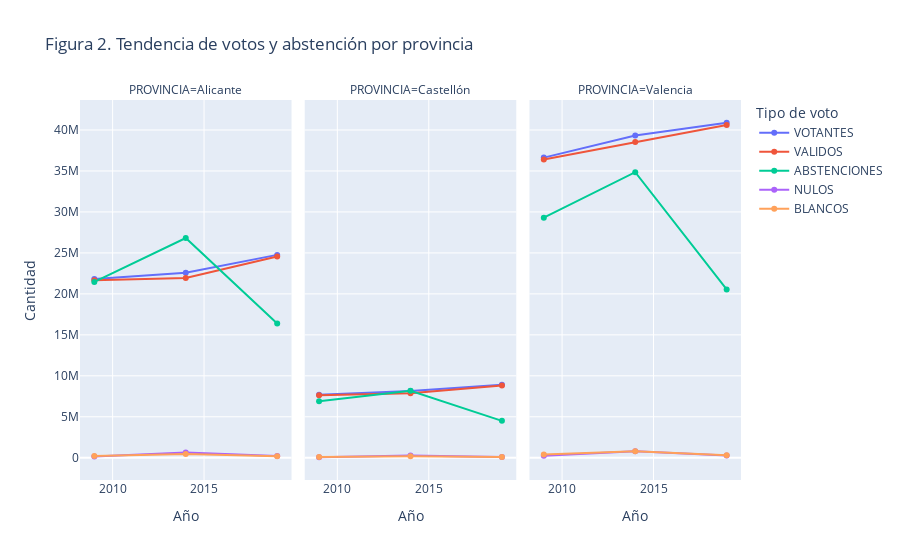

Notebook code cell kept with this figure:
### Code cell
# Gráfico de líneas con facetas por provincia
fig2 = px.line(stats_provincia_pivot, x="Año", y=["VOTANTES", "VALIDOS", "ABSTENCIONES", "NULOS", "BLANCOS"],
               facet_col="PROVINCIA", title="Figura 2. Tendencia de votos y abstención por provincia",
               labels={"value": "Cantidad", "variable": "Tipo de voto"},
               markers=True)
fig2.write_image("graficos/tendencia_votos_por_provincia.png")
fig2.show()

### Figure 1 — Plotly figure (JSON) as saved in the notebook; plotly's stock layout.template omitted (floating-point values rounded to 4 significant figures)
{"data": [{"hovertemplate": "Tipo de voto=VOTANTES<br>PROVINCIA=Alicante<br>Año=%{x}<br>Cantidad=%{y}<extra></extra>", "legendgroup": "VOTANTES", "line": {"color": "#636efa", "dash": "solid"}, "marker": {"symbol": "circle"}, "mode": "lines+markers", "name": "VOTANTES", "orientation": "v", "showlegend": true, "type": "scatter", "x": [2009, 2014, 2019], "xaxis": "x", "y": [21804370, 22575033, 24758624], "yaxis": "y"}, {"hovertemplate": "Tipo de voto=VOTANTES<br>PROVINCIA=Castellón<br>Año=%{x}<br>Cantidad=%{y}<extra></extra>", "legendgroup": "VOTANTES", "line": {"color": "#636efa", "dash": "solid"}, "marker": {"symbol": "circle"}, "mode": "lines+markers", "name": "VOTANTES", "orientation": "v", "showlegend": false, "type": "scatter", "x": [2009, 2014, 2019], "xaxis": "x2", "y": [7681975, 8151663, 8911360], "yaxis": "y2"}, {"hovertemplate": "Tipo de voto=VOTANTES<br>PROVINCIA=Valencia<br>Año=%{x}<br>Cantidad=%{y}<extra></extra>", "legendgroup": "VOTANTES", "line": {"color": "#636efa", "dash": "solid"}, "marker": {"symbol": "circle"}, "mode": "lines+markers", "name": "VOTANTES", "orientation": "v", "showlegend": false, "type": "scatter", "x": [2009, 2014, 2019], "xaxis": "x3", "y": [36630055, 39322920, 40884320], "yaxis": "y3"}, {"hovertemplate": "Tipo de voto=VALIDOS<br>PROVINCIA=Alicante<br>Año=%{x}<br>Cantidad=%{y}<extra></extra>", "legendgroup": "VALIDOS", "line": {"color": "#EF553B", "dash": "solid"}, "marker": {"symbol": "circle"}, "mode": "lines+markers", "name": "VALIDOS", "orientation": "v", "showlegend": true, "type": "scatter", "x": [2009, 2014, 2019], "xaxis": "x", "y": [21665420, 21932469, 24554528], "yaxis": "y"}, {"hovertemplate": "Tipo de voto=VALIDOS<br>PROVINCIA=Castellón<br>Año=%{x}<br>Cantidad=%{y}<extra></extra>", "legendgroup": "VALIDOS", "line": {"color": "#EF553B", "dash": "solid"}, "marker": {"symbol": "circle"}, "mode": "lines+markers", "name": "VALIDOS", "orientation": "v", "showlegend": false, "type": "scatter", "x": [2009, 2014, 2019], "xaxis": "x2", "y": [7622475, 7869849, 8821088], "yaxis": "y2"}, {"hovertemplate": "Tipo de voto=VALIDOS<br>PROVINCIA=Valencia<br>Año=%{x}<br>Cantidad=%{y}<extra></extra>", "legendgroup": "VALIDOS", "line": {"color": "#EF553B", "dash": "solid"}, "marker": {"symbol": "circle"}, "mode": "lines+markers", "name": "VALIDOS", "orientation": "v", "showlegend": false, "type": "scatter", "x": [2009, 2014, 2019], "xaxis": "x3", "y": [36391810, 38525565, 40611136], "yaxis": "y3"}, {"hovertemplate": "Tipo de voto=ABSTENCIONES<br>PROVINCIA=Alicante<br>Año=%{x}<br>Cantidad=%{y}<extra></extra>", "legendgroup": "ABSTENCIONES", "line": {"color": "#00cc96", "dash": "solid"}, "marker": {"symbol": "circle"}, "mode": "lines+markers", "name": "ABSTENCIONES", "orientation": "v", "showlegend": true, "type": "scatter", "x": [2009, 2014, 2019], "xaxis": "x", "y": [21460565, 26819325, 16390048], "yaxis": "y"}, {"hovertemplate": "Tipo de voto=ABSTENCIONES<br>PROVINCIA=Castellón<br>Año=%{x}<br>Cantidad=%{y}<extra></extra>", "legendgroup": "ABSTENCIONES", "line": {"color": "#00cc96", "dash": "solid"}, "marker": {"symbol": "circle"}, "mode": "lines+markers", "name": "ABSTENCIONES", "orientation": "v", "showlegend": false, "type": "scatter", "x": [2009, 2014, 2019], "xaxis": "x2", "y": [6894195, 8175609, 4501248], "yaxis": "y2"}, {"hovertemplate": "Tipo de voto=ABSTENCIONES<br>PROVINCIA=Valencia<br>Año=%{x}<br>Cantidad=%{y}<extra></extra>", "legendgroup": "ABSTENCIONES", "line": {"color": "#00cc96", "dash": "solid"}, "marker": {"symbol": "circle"}, "mode": "lines+markers", "name": "ABSTENCIONES", "orientation": "v", "showlegend": false, "type": "scatter", "x": [2009, 2014, 2019], "xaxis": "x3", "y": [29296505, 34847046, 20536832], "yaxis": "y3"}, {"hovertemplate": "Tipo de voto=NULOS<br>PROVINCIA=Alicante<br>Año=%{x}<br>Cantidad=%{y}<extra></extra>", "legendgroup": "NULOS", "line": {"color": "#ab63fa", "dash": "solid"}, "marker": {"symbol": "circle"}, "mode": "lines+markers", "name": "NULOS", "orientation": "v", "showlegend": true, "type": "scatter", "x": [2009, 2014, 2019], "xaxis": "x", "y": [138950, 642564, 204096], "yaxis": "y"}, {"hovertemplate": "Tipo de voto=NULOS<br>PROVINCIA=Castellón<br>Año=%{x}<br>Cantidad=%{y}<extra></extra>", "legendgroup": "NULOS", "line": {"color": "#ab63fa", "dash": "solid"}, "marker": {"symbol": "circle"}, "mode": "lines+markers", "name": "NULOS", "orientation": "v", "showlegend": false, "type": "scatter", "x": [2009, 2014, 2019], "xaxis": "x2", "y": [59500, 281814, 90272], "yaxis": "y2"}, {"hovertemplate": "Tipo de voto=NULOS<br>PROVINCIA=Valencia<br>Año=%{x}<br>Cantidad=%{y}<extra></extra>", "legendgroup": "NULOS", "line": {"color": "#ab63fa", "dash": "solid"}, "marker": {"symbol": "circle"}, "mode": "lines+markers", "name": "NULOS", "orientation": "v", "showlegend": false, "type": "scatter", "x": [2009, 2014, 2019], "xaxis": "x3", "y": [238245, 797355, 273184], "yaxis": "y3"}, {"hovertemplate": "Tipo de voto=BLANCOS<br>PROVINCIA=Alicante<br>Año=%{x}<br>Cantidad=%{y}<extra></extra>", "legendgroup": "BLANCOS", "line": {"color": "#FFA15A", "dash": "solid"}, "marker": {"symbol": "circle"}, "mode": "lines+markers", "name": "BLANCOS", "orientation": "v", "showlegend": true, "type": "scatter", "x": [2009, 2014, 2019], "xaxis": "x", "y": [226765, 443625, 190752], "yaxis": "y"}, {"hovertemplate": "Tipo de voto=BLANCOS<br>PROVINCIA=Castellón<br>Año=%{x}<br>Cantidad=%{y}<extra></extra>", "legendgroup": "BLANCOS", "line": {"color": "#FFA15A", "dash": "solid"}, "marker": {"symbol": "circle"}, "mode": "lines+markers", "name": "BLANCOS", "orientation": "v", "showlegend": false, "type": "scatter", "x": [2009, 2014, 2019], "xaxis": "x2", "y": [98525, 182988, 87616], "yaxis": "y2"}, {"hovertemplate": "Tipo de voto=BLANCOS<br>PROVINCIA=Valencia<br>Año=%{x}<br>Cantidad=%{y}<extra></extra>", "legendgroup": "BLANCOS", "line": {"color": "#FFA15A", "dash": "solid"}, "marker": {"symbol": "circle"}, "mode": "lines+markers", "name": "BLANCOS", "orientation": "v", "showlegend": false, "type": "scatter", "x": [2009, 2014, 2019], "xaxis": "x3", "y": [389130, 777777, 302432], "yaxis": "y3"}], "layout": {"annotations": [{"font": {}, "showarrow": false, "text": "PROVINCIA=Alicante", "x": 0.16, "xanchor": "center", "xref": "paper", "y": 1, "yanchor": "bottom", "yref": "paper"}, {"font": {}, "showarrow": false, "text": "PROVINCIA=Castellón", "x": 0.5, "xanchor": "center", "xref": "paper", "y": 1, "yanchor": "bottom", "yref": "paper"}, {"font": {}, "showarrow": false, "text": "PROVINCIA=Valencia", "x": 0.84, "xanchor": "center", "xref": "paper", "y": 1, "yanchor": "bottom", "yref": "paper"}], "legend": {"title": {"text": "Tipo de voto"}, "tracegroupgap": 0}, "title": {"text": "Figura 2. Tendencia de votos y abstención por provincia"}, "xaxis": {"anchor": "y", "domain": [0, 0.32], "title": {"text": "Año"}}, "xaxis2": {"anchor": "y2", "domain": [0.34, 0.66], "matches": "x", "title": {"text": "Año"}}, "xaxis3": {"anchor": "y3", "domain": [0.68, 1.0], "matches": "x", "title": {"text": "Año"}}, "yaxis": {"anchor": "x", "domain": [0, 1], "title": {"text": "Cantidad"}}, "yaxis2": {"anchor": "x2", "domain": [0, 1], "matches": "y", "showticklabels": false}, "yaxis3": {"anchor": "x3", "domain": [0, 1], "matches": "y", "showticklabels": false}}}
